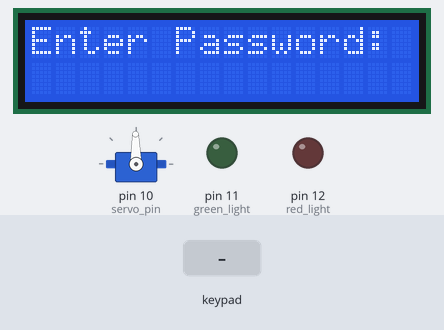
This sketch was run on a simulated Arduino Uno, built with avr-gcc and run on an emulated ATmega328P. On the bench: servo, 16×2 character LCD, output pins drawn as LEDs (lit = HIGH). The test bench sets the inputs (shaded band).

Above: at 1.2 s.
1.3 s: keypad keys 1 5 8 3 D pressed 0.4 s apart
At 4.1 s:
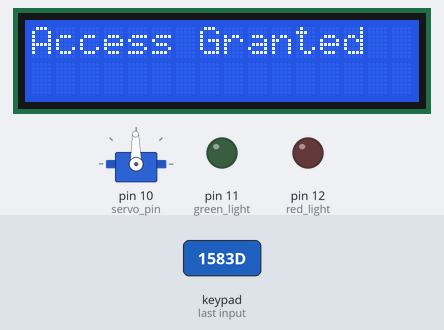
At 9.8 s:
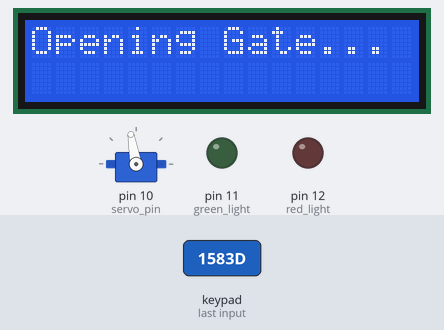
Timing chart, 0 to 38.1 s (numbered marks = the images above; inputs shaded):
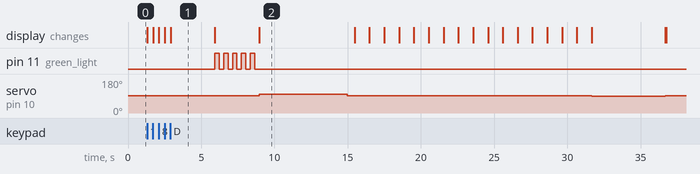

Measured:
- after the input at 1.3 s, pin 11 (green_light): alternates HIGH for 0.30 s and LOW for 0.30 s, 10 changes in all, then stays LOW, starting after 4.6 s; servo on pin 10 (servo_pin): 91° → 100° after 7.7 s, → 91° 6.0 s later, → 88° 16.7 s later, → 91° 5.0 s later; the display: first changes at once (image 1 shows a later state)
- what the display in image 1 shows lasts 3.0 s, from 2.9 s to 5.9 s

The sketch:

main_project.ino
```cpp
#include <Wire.h>
#include <Keypad.h>
#include <LiquidCrystal_I2C.h>
#include <Servo.h>

LiquidCrystal_I2C lcd(0x27, 16, 2);
// GND-> ground
// VCC-> +5V
// SDA-> A4
// SCL-> A5

const byte ROWS = 4;
const byte COLS = 4;

char hexaKeys[ROWS][COLS] = {
  { '1', '2', '3', 'A' },
  { '4', '5', '6', 'B' },
  { '7', '8', '9', 'C' },
  { '*', '0', '#', 'D' }
};

byte colPins[ROWS] = { 5, 4, 3, 2 };
byte rowPins[COLS] = { 9, 8, 7, 6 };

Keypad customKeypad = Keypad(makeKeymap(hexaKeys), rowPins, colPins, ROWS, COLS);

Servo s1;
int servo_pin = 10;
int green_light = 11;
int red_light = 12;
int buzzer_pin = 12;

char cor_seq[5] = { '1', '5', '8', '3', 'D' };  //password= "1583" press D to enter
char pressedKey[5];
int i = 0;

void (*resetFunc)(void) = 0;  //reset function

int cheak(char a[], char b[]) {
  for (int j = 0; j < 5; j++) {
    if (a[j] != b[j]) return 0;
  }
  return 1;
}

void on_off(int pin1) {
  if(pin1 == green_light) {
    lcd.clear();
    lcd.print("Processing...");

  }
  for (int j = 0; j < 5; j++) {
      digitalWrite(pin1, HIGH);
      delay(300);
      digitalWrite(pin1, LOW);
      delay(300);
    }
}

void openGate() {
  lcd.clear();
  lcd.print("Opening Gate...");
  s1.write(100);
  delay(6000);
  s1.write(91);
}

void closeGate() {
  lcd.clear();
  lcd.print("Closing Gate...");
  s1.write(88);
  delay(5000);
  s1.write(91);

  // lcd.print("press c to close");
  // delay(15);
  // if(customKeypad.getKey() == 'C') {
  //   lcd.print("Closing Gate...");
  //   s1.write(88);
  //   delay(5000);
  //   s1.write(91);
  //   return;
  // }
  // else closeGate();
}

void countDown(){
  for(int j=15; j >=0; j--){
	lcd.clear();
    lcd.print(j);
    lcd.print("  seconds");
    delay(1000);
  }
}


void setup() {
  s1.attach(servo_pin);
  pinMode(green_light, OUTPUT);
  pinMode(red_light, OUTPUT);

  s1.write(91);

  lcd.init();
  lcd.backlight();
  lcd.print("Enter Password: ");
  lcd.setCursor(2, 1);
}


void loop() {

  char key = customKeypad.getKey();
  if (key) {
    pressedKey[i] = key;
    lcd.print("* ");
    // lcd.print(key);
    i++;

    if (key == 'D') {

      if (cheak(cor_seq, pressedKey) == 0) {
        lcd.clear();
        lcd.print("Wrong Password");
        on_off(red_light);
        resetFunc();
      }

      else {
        lcd.clear();
        lcd.print("Access Granted");
        delay(3000);
        on_off(green_light);
        openGate();
        delay(500);
        countDown();
        closeGate();
        resetFunc();
      }
    }
    if (key == 'C') {
      resetFunc();
    }
  }
}
```
